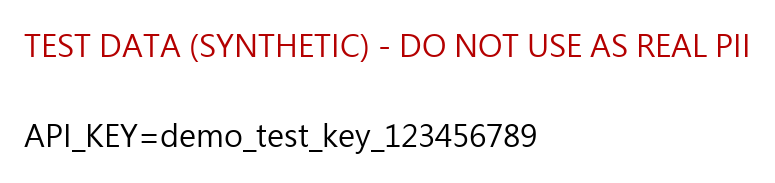
#> input picture tests/fixtures/api_key.png, 775 x 183 px
$ python -i preprocessing.py   (imports and definitions only)
#> lines starting #> are read from the running program, lines starting #| are printed output that depends on the picture; after the words box and inside, x2 and y2 are one past the last pixel; in counts of white or black regions, pixels touching at a corner belong together
#> further down, picture is the input picture: PIL image 775x183 RGB; mean R, G, B 247.7, 242.7, 242.7
"""Image Preprocessing (Skill.md §15). Only EXIF-orientation correction is
applied by default, since every later stage (OCR, redaction, output) must
share one coordinate space — any geometric transform run here and not
reflected everywhere else would break bounding-box mapping (§14).

Phase 6.1 P1 adds a lightweight, OCR-only deskew step (`deskew_for_ocr` /
`map_bbox_to_original`). It is deliberately NOT folded into
`load_and_normalize`: the corrected image is only ever handed to the OCR
engine, never used for Redaction or the saved output — Detection/Redaction/
Verification continue to operate on the untouched original image, with OCR
bounding boxes mapped back into its coordinate space first (see
`pipeline.py`). This keeps the "one shared coordinate space" invariant
above intact for every stage except the one call that explicitly maps back.
"""
from __future__ import annotations

from dataclasses import dataclass, replace

import cv2
import numpy as np
from PIL import Image, ImageOps

from .models import BoundingBox, OcrToken

#: Only correct small skews (Phase 6.1 P1 scope) — a confident angle outside
#: this range is more likely a real rotated/landscape orientation than a
#: scan skew, so it is left alone rather than "corrected" into something worse.
MAX_DESKEW_ANGLE_DEGREES = 10.0
#: Fail-safe floor: too few foreground (dark) pixels to trust an angle
#: estimate at all (e.g. a near-blank image) — leave it untouched.
_MIN_FOREGROUND_PIXELS = 50
#: Skip the warp entirely below this — not worth the resample cost/risk for
#: a rotation this small, and avoids OpenCV's angle-convention edge cases
#: near exactly 0/90 degrees producing pointless "corrections".
_MIN_ANGLE_TO_CORRECT = 0.1


def load_and_normalize(path: str) -> Image.Image:
    image = Image.open(path)
    image = ImageOps.exif_transpose(image)  # bakes EXIF orientation into pixel data
    return image.convert("RGB")


@dataclass
class DeskewResult:
    image: Image.Image  # the input image, or a corrected copy
    angle_degrees: float  # 0.0 if no rotation was applied
    applied: bool


def estimate_skew_angle(image: Image.Image) -> float | None:
    """Lightweight OpenCV skew estimate via `cv2.minAreaRect` over the
    image's foreground (dark) pixels. Returns None whenever the estimate
    isn't trustworthy as a SMALL skew correction — callers must leave the
    image untouched in that case rather than guess."""
    try:
        gray = cv2.cvtColor(np.array(image.convert("RGB")), cv2.COLOR_RGB2GRAY)
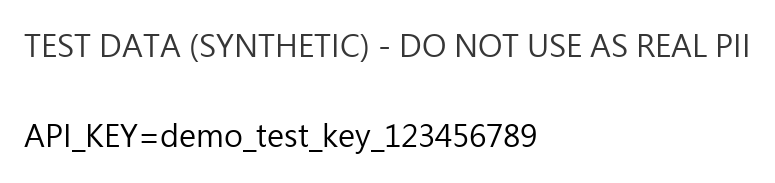
#> gray: shape (183, 775); min 0, max 255, mean 244.2
        _, binary = cv2.threshold(gray, 0, 255, cv2.THRESH_BINARY_INV + cv2.THRESH_OTSU)
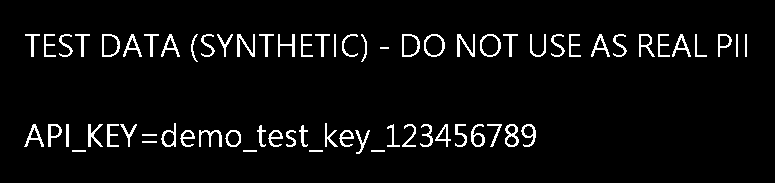
#> binary: shape (183, 775); 4.9% white in thin lines or dots, all inside (x1, y1, x2, y2) = (24, 34, 747, 154)
        coords = cv2.findNonZero(binary)
#> coords = contour of 6890 points, box (x1, y1, x2, y2) (24, 34, 747, 154), area 12603
    except cv2.error:
        return None

    if coords is None or len(coords) < _MIN_FOREGROUND_PIXELS:
        return None

    angle = cv2.minAreaRect(coords)[-1]
#> angle = -90
    # cv2.minAreaRect's angle is in [-90, 0) (older) or [0, 90) (newer)
    # depending on OpenCV version; normalize to a signed small-angle range.
    if angle < -45:
        angle += 90
#> angle = 0
    elif angle > 45:
        angle -= 90

    if abs(angle) > MAX_DESKEW_ANGLE_DEGREES:
        return None  # outside the confident small-skew range — fail-safe

    return angle


def deskew_for_ocr(image: Image.Image) -> DeskewResult:
    """Returns a rotation-corrected COPY for OCR only. Never raises — any
    estimation failure or out-of-range angle falls back to returning the
    original image unchanged (`applied=False`), per the fail-safe
    requirement: a wrong guess must never be allowed to damage the image
    actually used for redaction/output."""
    try:
        angle = estimate_skew_angle(image)
#> angle = 0
    except Exception:
        angle = None

    if angle is None or abs(angle) < _MIN_ANGLE_TO_CORRECT:
        return DeskewResult(image=image, angle_degrees=0.0, applied=False)

    try:
        array = np.array(image.convert("RGB"))
        height, width = array.shape[:2]
        center = (width / 2, height / 2)
        matrix = cv2.getRotationMatrix2D(center, angle, 1.0)
        rotated = cv2.warpAffine(
            array, matrix, (width, height), borderValue=(255, 255, 255), flags=cv2.INTER_LINEAR
        )
        return DeskewResult(image=Image.fromarray(rotated), angle_degrees=angle, applied=True)
    except cv2.error:
        return DeskewResult(image=image, angle_degrees=0.0, applied=False)


def map_bbox_to_original(bbox: BoundingBox, image_size: tuple[int, int], angle_degrees: float) -> BoundingBox:
    """Maps a bounding box found in a `deskew_for_ocr`-corrected image back
    to the coordinate space of the ORIGINAL (pre-deskew) image, by applying
    the exact inverse of the rotation matrix `deskew_for_ocr` used. No-op
    when `angle_degrees == 0.0` (deskew was skipped or not applied)."""
    if angle_degrees == 0.0:
        return bbox

    width, height = image_size
    center = (width / 2, height / 2)
    matrix = cv2.getRotationMatrix2D(center, angle_degrees, 1.0)
    inverse = cv2.invertAffineTransform(matrix)

    x, y, w, h = bbox.x, bbox.y, bbox.width, bbox.height
    corners = np.array([[x, y], [x + w, y], [x, y + h], [x + w, y + h]], dtype=np.float64)
    homogeneous = np.hstack([corners, np.ones((4, 1))])
    mapped = homogeneous @ inverse.T

    left, top = mapped[:, 0].min(), mapped[:, 1].min()
    right, bottom = mapped[:, 0].max(), mapped[:, 1].max()
    return BoundingBox(x=int(left), y=int(top), width=int(round(right - left)), height=int(round(bottom - top)))


def map_tokens_to_original(tokens: list[OcrToken], image_size: tuple[int, int], angle_degrees: float) -> list[OcrToken]:
    """Applies `map_bbox_to_original` to every token's bounding box — the
    OCR text/confidence/page are unchanged, only the position. No-op list
    comprehension when `angle_degrees == 0.0` (deskew was skipped)."""
    if angle_degrees == 0.0:
        return tokens
    return [
        replace(token, bounding_box=map_bbox_to_original(token.bounding_box, image_size, angle_degrees))
        for token in tokens
    ]

>>> from PIL import Image
>>> picture = Image.open('../tests/fixtures/api_key.png')
>>> result = deskew_for_ocr(picture)

$ run again, on tests/fixtures/bank_account.png
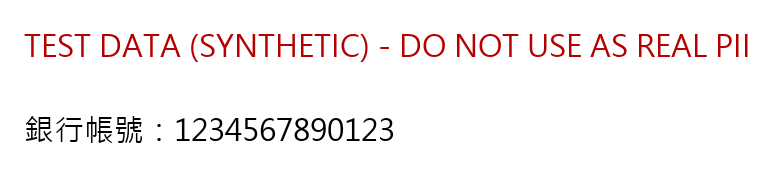
#> input picture tests/fixtures/bank_account.png, 775 x 174 px
#> picture is the input picture: PIL image 775x174 RGB; mean R, G, B 248.4, 243.1, 243.1
#> in estimate_skew_angle, `gray = cv2.cvtColor(np.array(image.convert("RGB")), cv2.COLOR_RGB2GRAY)`:
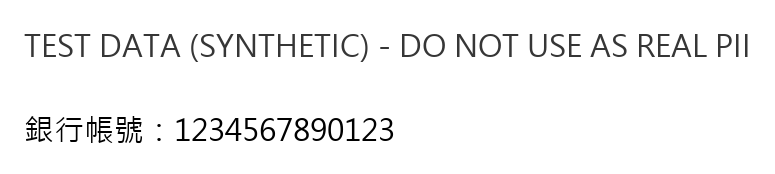
#> gray: shape (174, 775); min 0, max 255, mean 244.7
#> in estimate_skew_angle, `_, binary = cv2.threshold(gray, 0, 255, cv2.THRESH_BINARY_INV + cv2.TH..`:
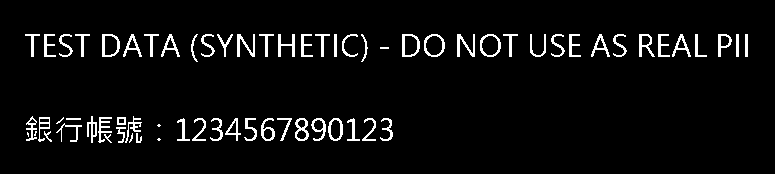
#> binary: shape (174, 775); 4.9% white in thin lines or dots, all inside (x1, y1, x2, y2) = (25, 34, 748, 143)
#> coords = contour of 6652 points, box (x1, y1, x2, y2) (25, 34, 748, 143), area 17168
#> in estimate_skew_angle, `angle = cv2.minAreaRect(coords)[-1]`: angle = -90
#> in estimate_skew_angle, `angle += 90`: angle = 0

$ run again, on tests/fixtures/credit_card.png
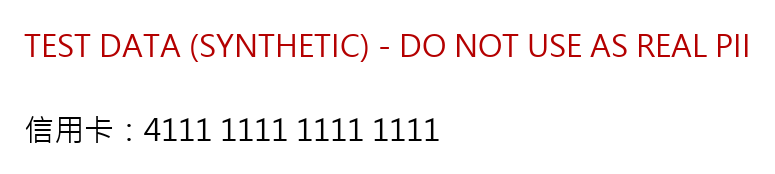
#> input picture tests/fixtures/credit_card.png, 775 x 174 px
#> picture is the input picture: PIL image 775x174 RGB; mean R, G, B 248.9, 243.6, 243.6
#> in estimate_skew_angle, `gray = cv2.cvtColor(np.array(image.convert("RGB")), cv2.COLOR_RGB2GRAY)`:
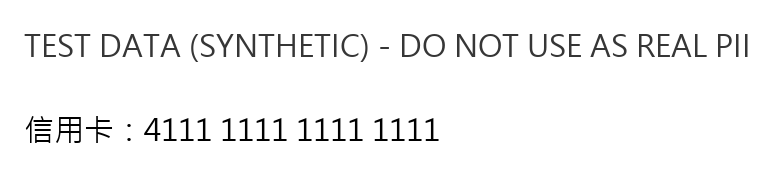
#> gray: shape (174, 775); min 0, max 255, mean 245.2
#> in estimate_skew_angle, `_, binary = cv2.threshold(gray, 0, 255, cv2.THRESH_BINARY_INV + cv2.TH..`:
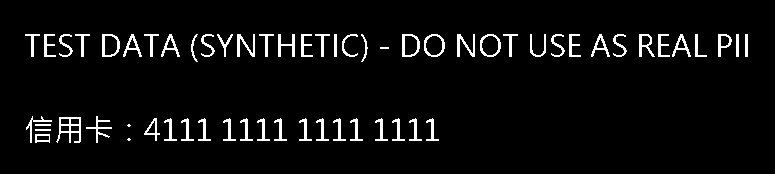
#> binary: shape (174, 775); 4.8% white in thin lines or dots, all inside (x1, y1, x2, y2) = (25, 34, 748, 143)
#> coords = contour of 6435 points, box (x1, y1, x2, y2) (25, 34, 748, 143), area 19900
#> in estimate_skew_angle, `angle = cv2.minAreaRect(coords)[-1]`: angle = -90
#> in estimate_skew_angle, `angle += 90`: angle = 0
